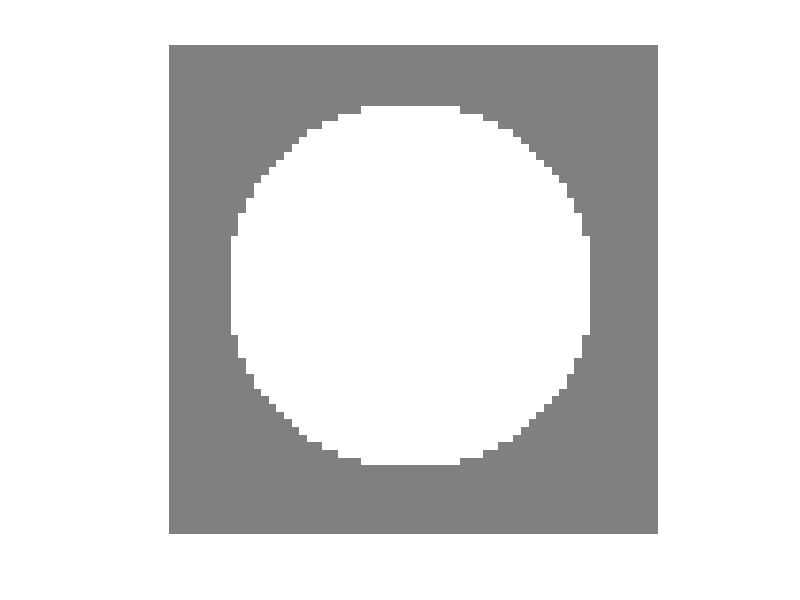

Write the MATLAB code that produced this figure.
function fix=CreateFixationImgCircular(fixsize,fixcolor,bgcolor,circlesize,show_flag,save_flag)

% function fiximg=CreateFixationImgCircular(fixsize,fixcolor,bgcolor,circlesize,show_flag,save_flag)
%
% Create fixation-cross images for left/right eyes
%
% [input]
% fixsize    : radius of the fixation with background, [pixel]
% fixcolor   : color of the fixation cross, [r,g,b]
% bgcolor    : color of the background, [r,g,b]
% circlesize : radius of the actual fixation point, [pixel]
% show_flag  : if 1, the generated images are displayed. [1/0]
% save_flag  : if 1, the generated images are saved. [1/0]
%
% [output]
% imgL     : fixation image for left eye
% imgR     : fixation image for right eye
%
% Created    : "2012-08-05 23:47:20 ban"
% Last Update: "2012-08-06 06:43:18 ban"

% check input variables
if nargin < 1, fixsize=32; end
if nargin < 2, fixcolor=[255,255,255]; end
if nargin < 3, bgcolor=[128,128,128]; end
if nargin < 4, circlesize=24; end
if nargin < 5, show_flag=1; end
if nargin < 6, save_flag=0; end

% generate xy coordinates
[x,y]=meshgrid(1:2*fixsize,1:2*fixsize);
x=x-fixsize; y=y-fixsize;
r=sqrt(x.*x+y.*y);

% create the circular background
alphac=r; alphac(r>fixsize)=0; alphac(r<=fixsize)=255;
bgcircle=zeros([2*fixsize,2*fixsize,4]);
for ii=1:1:3, bgcircle(:,:,ii)=bgcolor(ii); end
bgcircle(:,:,4)=alphac; % alpha channel

% create the central fixation point
for ii=1:1:3
  tmp=bgcircle(:,:,ii);
  tmp(r<circlesize)=fixcolor(ii);
  bgcircle(:,:,ii)=tmp;
end

fix=uint8(bgcircle);

if show_flag
  figure;

  imid1=imshow(fix(:,:,1:3));
  set(imid1,'AlphaData',double(fix(:,:,4)./255));
  hold on;

end

if save_flag
  save FixationImg.mat fix;
end
